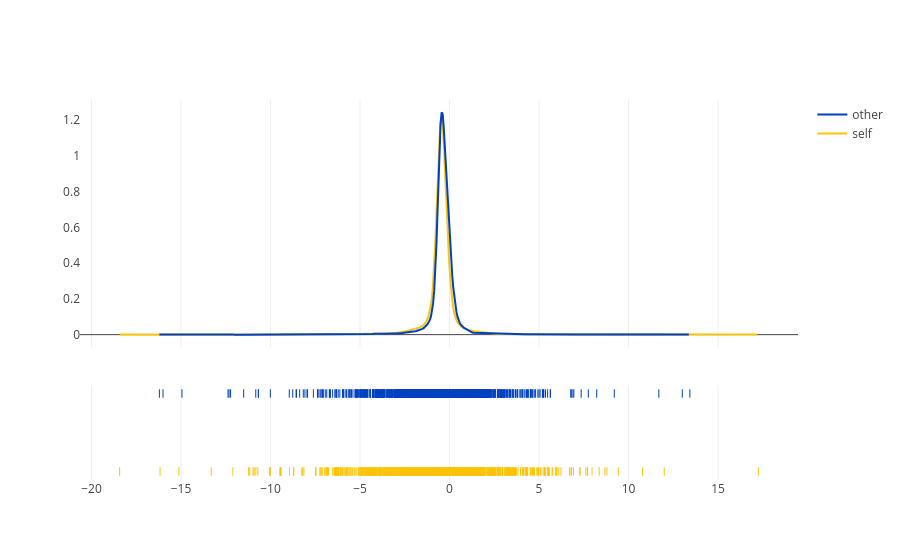

Notebook code cell kept with this figure:
### Code cell
fig1 = ff.create_distplot(
    hist_data=hist_data,
    group_labels=groups,
    colors=colors,
    show_hist=False
)

fig1.update_layout(template='ygridoff')

### Figure 1 — Plotly figure (JSON) as saved in the notebook; plotly's stock layout.template omitted (floating-point values rounded to 4 significant figures; data arrays with more than 128 entries replaced by an {"elided": "..."} marker saying what was removed)
{"data": [{"legendgroup": "self", "marker": {"color": "#FFC30B"}, "mode": "lines", "name": "self", "showlegend": true, "x": {"elided": "500 float values"}, "xaxis": "x", "y": {"elided": "500 float values"}, "yaxis": "y", "type": "scatter"}, {"legendgroup": "other", "marker": {"color": "#0041C2"}, "mode": "lines", "name": "other", "showlegend": true, "x": {"elided": "500 float values"}, "xaxis": "x", "y": {"elided": "500 float values"}, "yaxis": "y", "type": "scatter"}, {"legendgroup": "self", "marker": {"color": "#FFC30B", "symbol": "line-ns-open"}, "mode": "markers", "name": "self", "showlegend": false, "x": {"elided": "11290 float values"}, "xaxis": "x", "y": {"elided": "11290 str values"}, "yaxis": "y2", "type": "scatter"}, {"legendgroup": "other", "marker": {"color": "#0041C2", "symbol": "line-ns-open"}, "mode": "markers", "name": "other", "showlegend": false, "x": {"elided": "12604 float values"}, "xaxis": "x", "y": {"elided": "12604 str values"}, "yaxis": "y2", "type": "scatter"}], "layout": {"barmode": "overlay", "hovermode": "closest", "legend": {"traceorder": "reversed"}, "xaxis": {"anchor": "y2", "domain": [0.0, 1.0], "zeroline": false}, "yaxis": {"anchor": "free", "domain": [0.35, 1], "position": 0.0}, "yaxis2": {"anchor": "x", "domain": [0, 0.25], "dtick": 1, "showticklabels": false}}}
